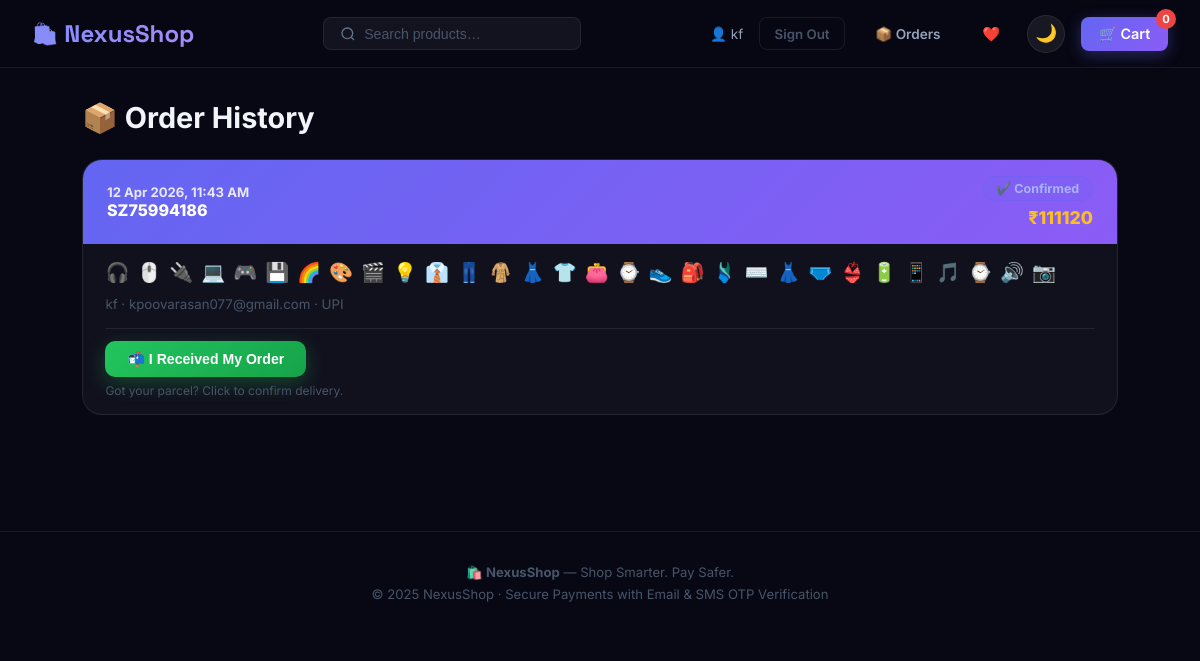
/orders (signed in), run on the app's committed database.
### models.py (models this page shows, shortened)
class Order(db.Model):
    __tablename__ = "orders"
    id=db.Column(db.Integer,primary_key=True)
    order_id=db.Column(db.String(20),unique=True,nullable=False)
    customer_name=db.Column(db.String(120),nullable=False)
    customer_email=db.Column(db.String(120),nullable=False)
    customer_phone=db.Column(db.String(15),nullable=False)
    address=db.Column(db.Text,nullable=False)
    payment_method=db.Column(db.String(30),nullable=False)
    payment_detail=db.Column(db.String(120))
    items_json=db.Column(db.Text,nullable=False)
    subtotal=db.Column(db.Float,nullable=False)
    tax=db.Column(db.Float,nullable=False)
    total=db.Column(db.Float,nullable=False)
    status=db.Column(db.String(30),default="Confirmed")
    created_at=db.Column(db.DateTime,default=datetime.utcnow)
    @property
    def items(self):
        try: return json.loads(self.items_json) if self.items_json else []
        except: return []

### app.py (the view)
@app.route("/orders")
def orders():
    all_orders = Order.query.order_by(Order.created_at.desc()).limit(10).all()
    return render_template("orders.html", orders=all_orders, currency=config.CURRENCY)

### templates/orders.html (shortened to what this page needs)
{% extends "base.html" %}
{% block content %}
<div class="page-container">
  <div class="page-title">📦 Order History</div>
  {% if orders %}
  <div style="display:flex;flex-direction:column;gap:1.2rem;">
    {% for order in orders %}
    <div class="order-card" id="order-{{ order.order_id }}">
      <div class="order-card-header">
        <div>
          <div class="order-number">{{ order.created_at.strftime('%d %b %Y, %I:%M %p') }}</div>
          <div style="font-size:1rem;font-weight:800;color:white;">{{ order.order_id }}</div>
        </div>
        <div style="text-align:right;display:flex;flex-direction:column;align-items:flex-end;gap:0.4rem;">
          {% if order.status == 'Delivered' %}
            <span class="order-status-badge" style="background:rgba(34,197,94,0.15);color:#4ade80;border:1px solid rgba(34,197,94,0.3);">✅ Delivered</span>
          {% elif order.status == 'Dispatched' %}
            <span class="order-status-badge" style="background:rgba(6,182,212,0.15);color:#22d3ee;border:1px solid rgba(6,182,212,0.3);">🚚 Dispatched</span>
          {% elif order.status == 'Processing' %}
            <span class="order-status-badge" style="background:rgba(251,191,36,0.15);color:#fbbf24;border:1px solid rgba(251,191,36,0.3);">🔄 Processing</span>
          {% elif order.status == 'Cancelled' %}
            <span class="order-status-badge" style="background:rgba(239,68,68,0.15);color:#f87171;border:1px solid rgba(239,68,68,0.3);">❌ Cancelled</span>
          {% else %}
            <span class="order-status-badge" style="background:rgba(99,102,241,0.15);color:#a5b4fc;border:1px solid rgba(99,102,241,0.3);">✔️ Confirmed</span>
          {% endif %}
          <div style="font-size:1.1rem;font-weight:800;color:var(--gold);">{{ currency }}{{ order.total|int }}</div>
        </div>
      </div>
      <div class="order-card-body" style="padding:1rem 1.4rem;">
        <div style="display:flex;gap:0.5rem;flex-wrap:wrap;margin-bottom:0.7rem;">
          {% for item in order.items %}
          <span style="font-size:1.2rem;" title="{{ item.name }}">{{ item.emoji }}</span>
          {% endfor %}
        </div>
        <div style="font-size:0.83rem;color:var(--text-muted);margin-bottom:1rem;">
          {{ order.customer_name }} · {{ order.customer_email }} · {{ order.payment_method|upper }}
        </div>
        {% if order.status != 'Delivered' and order.status != 'Cancelled' %}
        <div style="padding-top:0.8rem;border-top:1px solid var(--border);">
          <button onclick="markReceived('{{ order.order_id }}')"
                  id="recv-btn-{{ order.order_id }}"
                  style="display:inline-flex;align-items:center;gap:8px;background:linear-gradient(135deg,#22c55e,#16a34a);color:#fff;font-weight:700;font-size:0.88rem;padding:10px 22px;border-radius:10px;border:none;cursor:pointer;box-shadow:0 6px 20px rgba(34,197,94,0.3);transition:opacity 0.2s;">
            📬 I Received My Order
          </button>
          <div style="font-size:0.75rem;color:var(--text-muted);margin-top:6px;">Got your parcel? Click to confirm delivery.</div>
        </div>
        {% else %}
        <div style="padding-top:0.8rem;border-top:1px solid var(--border);">
          <div style="font-size:0.82rem;color:#4ade80;">✅ You confirmed delivery of this order.</div>
        </div>
        {% endif %}
      </div>
    </div>
    {% endfor %}
  </div>
  {% endif %}
</div>
{% endblock %}

### static/css/style.css (style rules this page uses)
*, *::before, *::after { box-sizing: border-box; margin: 0; padding: 0; }
:root { --bg-primary: #080814; --bg-secondary: #0d0d20; --bg-card: rgba(255,255,255,0.04); --border: rgba(255,255,255,0.08); --border-hover: rgba(99,102,241,0.4); --accent: #6366f1; --accent-2: #8b5cf6; --accent-3: #f97316; --gold: #fbbf24; --green: #22c55e; --red: #ef4444; --text-primary: #f1f5f9; --text-secondary:#94a3b8; --text-muted: #475569; --shadow-lg: 0 20px 60px rgba(0,0,0,0.5); --radius-sm: 8px; --radius-md: 14px; --radius-lg: 20px; --radius-xl: 28px; }
html { scroll-behavior: smooth; }
body { font-family: 'Inter', sans-serif; background: var(--bg-primary); color: var(--text-primary); min-height: 100vh; overflow-x: hidden; transition: background 0.3s, color 0.3s; }
.page-container { max-width: 1100px; margin: 0 auto; padding: 2rem; }
.page-title { font-size: 1.8rem; font-weight: 700; margin-bottom: 1.5rem; }
.order-card { background: var(--bg-card); border: 1px solid var(--border); border-radius: var(--radius-lg); overflow: hidden; margin-bottom: 1.2rem; }
.order-card-header { background: linear-gradient(135deg, var(--accent), var(--accent-2)); padding: 1rem 1.5rem; display: flex; justify-content: space-between; align-items: center; }
.order-number { font-size: 0.82rem; font-weight: 700; color: rgba(255,255,255,0.85); }
.order-status-badge { background: rgba(255,255,255,0.2); color: white; padding: 0.25rem 0.8rem; border-radius: 999px; font-size: 0.78rem; font-weight: 700; }
.order-card-body { padding: 1.4rem; }

### data on the page
Order: created_at "12 Apr 2026, 11:43 AM", order_id "SZ75994186", status "✔️ Confirmed", currency "₹", total "111120", emoji "🎧" "🖱️" "🔌" "💻" "🎮" "💾" "🌈" "🎨" "🎬" "💡" "👔" "👖" "🧥" "👗" "👕" "👛" "⌚" "👟" "🎒" "🩱" "⌨️" "👗" "🩲" "👙" "🔋" "📱" "🎵" "⌚" "🔊" "📷", customer_name "kf", customer_email "kpoovarasan077@gmail.com", payment_method "UPI"

### other printed values
{{ session.get('user_name','') }} "kf"
{{ cart_count|default(0) }} "0"
